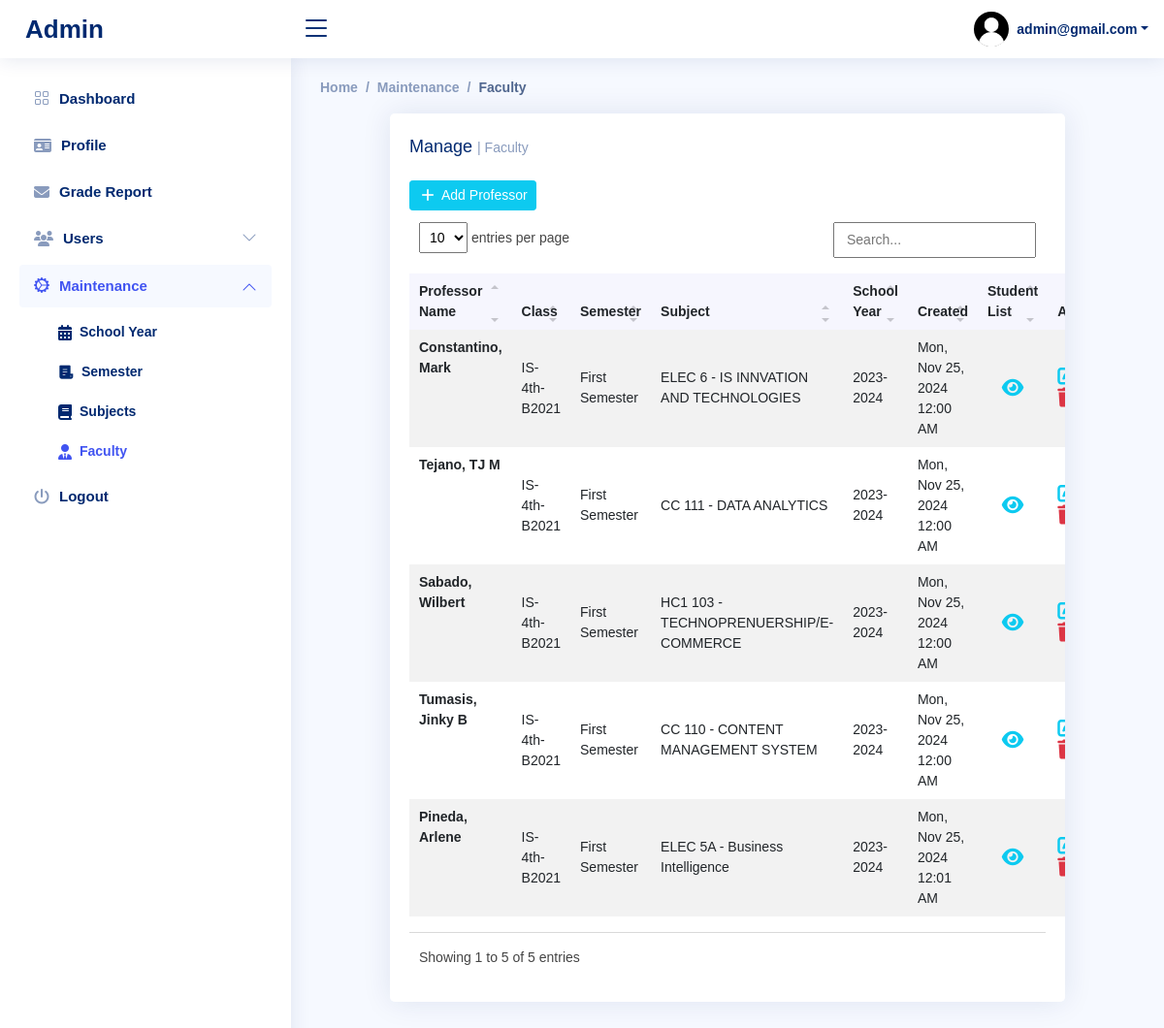
/admin/advisory/admin-advisory.php (signed in), run on the app's committed database.
### tables this page shows
CREATE TABLE `tbl_users` (
  `id` int(11) NOT NULL,
  `id_no` varchar(25) NOT NULL,
  `fname` varchar(50) NOT NULL,
  `mname` varchar(50) NOT NULL,
  `lname` varchar(50) NOT NULL,
  `contact` varchar(15) NOT NULL,
  `email` varchar(50) NOT NULL,
  `password` varchar(255) DEFAULT NULL,
  `role` enum('student','professor','admin') NOT NULL DEFAULT 'student',
  `image` varchar(100) NOT NULL DEFAULT 'noprofil.jpg',
  `date_created` datetime NOT NULL DEFAULT current_timestamp(),
  `date_updated` timestamp NOT NULL DEFAULT current_timestamp() ON UPDATE current_timestamp()
);

CREATE TABLE `tbl_professor` (
  `id` int(11) NOT NULL,
  `prof_id` int(11) NOT NULL,
  `class_id` int(11) NOT NULL,
  `subject_id` int(11) NOT NULL,
  `date_created` datetime NOT NULL DEFAULT current_timestamp(),
  `date_updated` timestamp NOT NULL DEFAULT current_timestamp() ON UPDATE current_timestamp()
);

CREATE TABLE `tbl_class` (
  `id` int(11) NOT NULL,
  `course` varchar(25) NOT NULL,
  `year` varchar(25) NOT NULL,
  `section` varchar(25) NOT NULL,
  `sem` varchar(25) NOT NULL,
  `sy_id` int(11) NOT NULL,
  `date_created` datetime NOT NULL DEFAULT current_timestamp(),
  `date_updated` timestamp NULL DEFAULT current_timestamp() ON UPDATE current_timestamp()
);

CREATE TABLE `tbl_subjects` (
  `id` int(11) NOT NULL,
  `subject_code` varchar(25) NOT NULL,
  `subject_name` varchar(50) NOT NULL,
  `units` int(11) NOT NULL,
  `date_created` datetime NOT NULL DEFAULT current_timestamp(),
  `date_updated` timestamp NOT NULL DEFAULT current_timestamp() ON UPDATE current_timestamp()
);

CREATE TABLE `tbl_sy` (
  `id` int(11) NOT NULL,
  `school_year` varchar(10) NOT NULL,
  `status` varchar(10) NOT NULL DEFAULT 'No'
);

### admin/advisory/admin-advisory.php (the view, shortened to what this page needs)
<?php
    include '../../include/config.php';
    ?>
<!DOCTYPE html>
<html lang="en">
<head>
    <link href="../../assets/css/font.css" rel="stylesheet">
    <link href="../../assets/css/bootstrap.min.css" rel="stylesheet">
    <link href="../../assets/css/bootstrap-icons.css" rel="stylesheet">
    <link href="../../assets/css/boxicons.min.css" rel="stylesheet">
    <link href="../../assets/css/remixicon.css" rel="stylesheet">
    <link href="../../assets/css/simple-datatables.css" rel="stylesheet">
    <link href="../../assets/font-awesome/all.min.css" rel="stylesheet">
    <link href="../../assets/css/style.css" rel="stylesheet">
</head>
<body>
    <header id="header" class="header fixed-top d-flex align-items-center">
        <div class="d-flex align-items-center justify-content-between">
            <a href="../dashboard/admin.php" class="logo d-flex align-items-center">
                <span class="d-none d-lg-block">Admin</span>
            </a>
            <i class="bi bi-list toggle-sidebar-btn"></i>
        </div>
        <nav class="header-nav ms-auto">
            <ul class="d-flex align-items-center">
                <li class="nav-item dropdown pe-3">
                    <?php
                        $id = $_SESSION['user_id'];
                        $query = "SELECT * FROM tbl_users WHERE id ='$id'";
                        $result = mysqli_query($conn,$query);
                        if($result){
                            if(mysqli_num_rows($result) > 0){
                                while($row = mysqli_fetch_assoc($result)){
                    ?>
                    <a class="nav-link nav-profile d-flex align-items-center pe-0" href="#" data-bs-toggle="dropdown">
                        <img src="../../assets/image-profile/<?php echo $row['image']; ?>" alt="Profile" class="rounded-circle">
                        <span class="d-none d-md-block dropdown-toggle ps-2"><?php echo $row['email']?></span>
                    </a>
                </li>
                    <?php
                                }
                            }
                        }
                    ?>
            </ul>
        </nav>
    </header>
    <aside id="sidebar" class="sidebar">
        <ul class="sidebar-nav" id="sidebar-nav">
            <li class="nav-item">
                <a class="nav-link collapsed" href="../dashboard/admin.php">
                    <i class="bi bi-grid"></i>
                    <span>Dashboard</span>
                </a>
            </li>
            <li class="nav-item">
                <a class="nav-link collapsed" href="../profile/admin-profile.php">
                    <i class="fa fa-id-card"></i>
                    <span>Profile</span>
                </a>
            </li>
            <li class="nav-item">
                <a class="nav-link collapsed" href="../gradeReport/admin-grade.php">
                    <i class="fa fa-envelope"></i>
                    <span>Grade Report</span>
                </a>
            </li>
            <li class="nav-item">
                <a class="nav-link collapsed" data-bs-target="#users-nav" data-bs-toggle="collapse" href="#">
                    <i class="fa fa-users"></i>
                    <span>Users</span>
                    <i class="bi bi-chevron-down ms-auto"></i>
                </a>
            </li>
            <li class="nav-item">
                <a class="nav-link " data-bs-target="#maintenance-nav" data-bs-toggle="collapse" href="#">
                    <i class="bi-gear-wide-connected"></i>
                    <span>Maintenance</span>
                    <i class="bi bi-chevron-down ms-auto"></i>
                </a>
                <ul id="maintenance-nav" class="nav-content collapse show" data-bs-parent="#sidebar-nav">
                    <li>
                        <a href="../sy/admin-sy.php">
                            <span>School Year</span>
                        </a>
                    </li>
                    <li>
                        <a href="../classes/admin-class.php">
                            <span>Semester</span>
                        </a>
                    </li>
                    <li>
                        <a href="../subject/admin-subject.php">
                            <span>Subjects</span>
                        </a>
                    </li>
                    <li>
                        <a href="admin-advisory.php" class="active">
                            <span>Faculty</span>
                        </a>
                    </li>
                </ul>
            </li>
            <li class="nav-item">
                <a class="nav-link collapsed" href="../../include/logout.php">
                    <i class="fa fa-power-off"></i>
                    <span>Logout</span>
                </a>
            </li>
        </ul>
     </aside>
    <main id="main" class="main">
        <div class="pagetitle">
            <nav>
                <ol class="breadcrumb">
                    <li class="breadcrumb-item"><a href="../dashboard/admin.php">Home</a></li>
                    <li class="breadcrumb-item">Maintenance</li>
                    <li class="breadcrumb-item active">Faculty</li>
                </ol>
            </nav>
        </div>
       <section class="section dashboard">
       <div class="row">
        <div class="col-lg-10 m-auto">
            <div class="row">
                <div class="col-12">
                    <div class="card school-year overflow-auto">
                        <div class="card-body mt-1">
                            <h5 class="card-title">Manage <span>| Faculty </span></h5>
                            <button class="btn btn-info btn-sm my-1 text-white d-flex align-items-center" data-bs-target="#advisory_modal" data-bs-toggle="modal">
                                <i class="bx bx-plus fs-5 me-1"></i>Add Professor</button>
                            <table class="table table-borderless table-striped mt-2 datatable">
                                <thead>
                                    <tr>
                                        <th scope="col">Professor Name</th>
                                        <th scope="col">Class</th>
                                        <th scope="col">Semester</th>
                                        <th scope="col">Subject</th>
                                        <th scope="col">School Year</th>
                                        <th scope="col">Created</th>
                                        <th scope="col">Student List</th>
                                        <th scope="col">Actions</th>
                                    </tr>
                                </thead>
                                <tbody>
                                    <?php
                                        $query = "SELECT p.id, u.lname, u.fname, u.mname, c.course, c.year, c.sem, c.section,
                                                     p.date_created, s.subject_code, s.subject_name, sy.school_year
                                                  FROM tbl_professor p
                                                  JOIN tbl_users u ON p.prof_id = u.id
                                                  JOIN tbl_class c ON p.class_id = c.id
                                                  JOIN tbl_subjects s ON p.subject_id = s.id
                                                  JOIN tbl_sy sy ON c.sy_id = sy.id";
                                        $result = mysqli_query($conn, $query);
                                        if ($result) {
                                            if (mysqli_num_rows($result) > 0) {
                                                while ($row = mysqli_fetch_assoc($result)) {
                                                    $timestamp = $row['date_created'];
                                                    $year_mapping = [
                                                        1 => '1st',
                                                        2 => '2nd',
                                                        3 => '3rd',
                                                        4 => '4th',
                                                        5 => '5th',
                                                    ];
                                                    $formatted_class = $row['course'] . '-' . $year_mapping[$row['year']] . '-' . $row['section'];
                                                        ?>
                                                         <tr>
                                                            <th scope="row"><?php echo $row['lname'] . ", " . $row['fname'] . " " . $row['mname']; ?></th>
                                                            <td><?php echo $formatted_class; ?></td>
                                                            <td><?php echo $row['sem']; ?></td>
                                                            <td><?php echo $row['subject_code'] . " - " . $row['subject_name']; ?></td>
                                                            <td><?php echo $row['school_year']; ?></td>
                                                            <td><?php echo date('D, M d, Y g:i A', strtotime($timestamp)); ?></td>
                                                            <td>
                                                                <a href="#" class="icon-box text-info d-flex justify-content-center align-items-center"
                                                                    data-bs-toggle="modal"
                                                                    data-bs-target="#studentListModal<?php echo $row['id']; ?>"
                                                                    title="View Students"
                                                                    onclick="loadStudentList(<?php echo $row['id']; ?>)">
                                                                        <i class="fa-solid fa-eye fs-5"></i>
                                                                    </a>
                                                            </td>
                                                            <td>
                                                                <a href="#" class="text-info me-3" data-bs-target="#advisory_up_modal<?php echo $row['id']; ?>" data-bs-toggle="modal"><i class="fa-solid fa-pen-to-square fs-5" title="Edit Professor"></i></a>
                                                                <a href="#" class="text-danger" data-bs-target="#advisory_del_modal<?php echo $row['id']; ?>" data-bs-toggle="modal"><i class="fa-solid fa-trash fs-5" title="Delete Professor"></i></a>
                                                            </td>
                                                        </tr>
                                                        <?php
                                                    include 'admin-advisory-modal.php';
                                                }
                                            }
                                        }
                                    ?>
                        </div>
</section>
    </main>
</body>
</html>

### data on the page
tbl_users: image (picture), email "admin@gmail.com"
tbl_professor: tbl_users.lname "Constantino", tbl_users.fname "Mark", class.section "IS-4th-B2021", class.sem "First Semester", subject.subject_code "ELEC 6", subject.subject_name "IS INNVATION AND TECHNOLOGIES", tbl_sy.school_year "2023-2024", date_created "Mon, Nov 25, 2024 12:00 AM"
tbl_professor: tbl_users.lname "Tejano", tbl_users.fname "TJ", tbl_users.mname "M", class.section "IS-4th-B2021", class.sem "First Semester", subject.subject_code "CC 111", subject.subject_name "DATA ANALYTICS", tbl_sy.school_year "2023-2024", date_created "Mon, Nov 25, 2024 12:00 AM"
tbl_professor: tbl_users.lname "Sabado", tbl_users.fname "Wilbert", class.section "IS-4th-B2021", class.sem "First Semester", subject.subject_code "HC1 103", subject.subject_name "TECHNOPRENUERSHIP/E-COMMERCE", tbl_sy.school_year "2023-2024", date_created "Mon, Nov 25, 2024 12:00 AM"
tbl_professor: tbl_users.lname "Tumasis", tbl_users.fname "Jinky", tbl_users.mname "B", class.section "IS-4th-B2021", class.sem "First Semester", subject.subject_code "CC 110", subject.subject_name "CONTENT MANAGEMENT SYSTEM", tbl_sy.school_year "2023-2024", date_created "Mon, Nov 25, 2024 12:00 AM"
tbl_professor: tbl_users.lname "Pineda", tbl_users.fname "Arlene", class.section "IS-4th-B2021", class.sem "First Semester", subject.subject_code "ELEC 5A", subject.subject_name "Business Intelligence", tbl_sy.school_year "2023-2024", date_created "Mon, Nov 25, 2024 12:01 AM"
